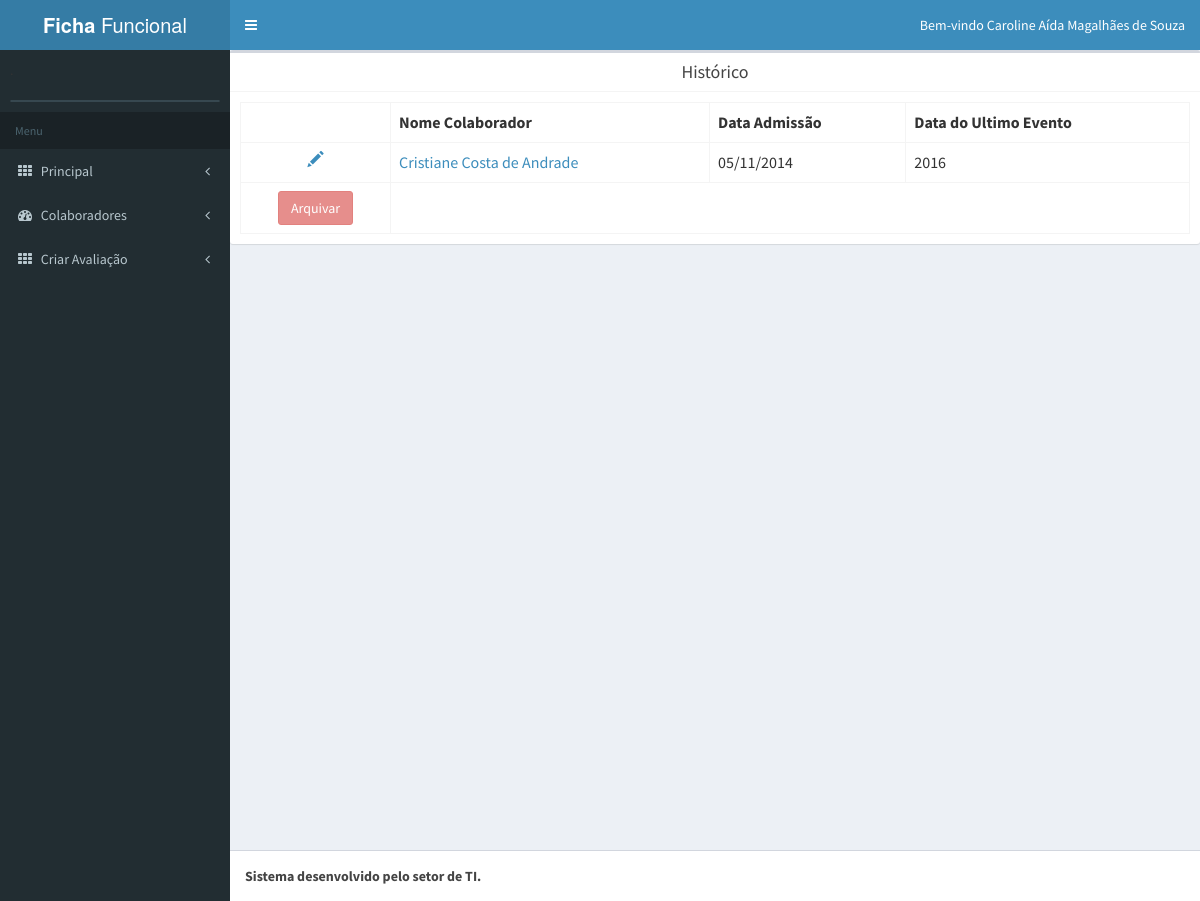
Screenshot of /ficha/hist_colaborador.php?id=110 (signed in) with the database file from the repository.
### tables this page shows
CREATE TABLE IF NOT EXISTS `tbl_ficha` (
  `id_Ficha` int(11) NOT NULL AUTO_INCREMENT,
  `Periodo` int(11) NOT NULL,
  `tbl_Colaborador_idColaborador` int(11) NOT NULL,
  `tbl_Usuario_id_Usuario` int(11) NOT NULL,
  `status` char(2) DEFAULT NULL,
  PRIMARY KEY (`id_Ficha`),
  KEY `fk_tbl_Ficha_tbl_Colaborador1_idx` (`tbl_Colaborador_idColaborador`),
  KEY `fk_tbl_Ficha_tbl_Usuario1_idx` (`tbl_Usuario_id_Usuario`)
);

CREATE TABLE IF NOT EXISTS `tbl_colaborador` (
  `idColaborador` int(11) NOT NULL AUTO_INCREMENT,
  `Nome` varchar(140) NOT NULL,
  `Data_Admissao` date NOT NULL,
  `Data_Demissao` date DEFAULT NULL,
  `tbl_Usuario_id_Usuario` int(11) NOT NULL,
  `tbl_setor_idSetor` int(11) DEFAULT NULL,
  PRIMARY KEY (`idColaborador`)
);

### ficha/hist_colaborador.php (the view, shortened to what this page needs)
<?php session_start();
require_once("menu.php");
include("connect.php");
?>
<!DOCTYPE html>
<html>
  <head>
    <link rel="stylesheet" href="bootstrap/css/bootstrap.min.css">
    <link rel="stylesheet" href="https://maxcdn.bootstrapcdn.com/font-awesome/4.4.0/css/font-awesome.min.css">
    <link rel="stylesheet" href="https://code.ionicframework.com/ionicons/2.0.1/css/ionicons.min.css">
    <link rel="stylesheet" href="dist/css/AdminLTE.min.css">
    <link rel="stylesheet" href="dist/css/skins/_all-skins.min.css">
    <link rel="stylesheet" href="plugins/iCheck/flat/blue.css">
    <link rel="stylesheet" href="plugins/morris/morris.css">
    <link rel="stylesheet" href="plugins/jvectormap/jquery-jvectormap-1.2.2.css">
    <link rel="stylesheet" href="plugins/datepicker/datepicker3.css">
    <link rel="stylesheet" href="plugins/daterangepicker/daterangepicker-bs3.css">
    <link rel="stylesheet" href="plugins/bootstrap-wysihtml5/bootstrap3-wysihtml5.min.css">
  </head>
  <body class="hold-transition skin-blue sidebar-mini">
    <div class="wrapper">
      <div class="content-wrapper">
                     <div class="box">
                <div class="box-header with-border">
                    <center><h3 class="box-title">Hist&oacute;rico</h3></center>
                </div>
                <div class="box-body">
                  <table class="table table-bordered">
                      <th></th>
                      <th>Nome Colaborador</th>
                      <th>Data Admiss&atilde;o</th>
                      <th>Data do Ultimo Evento</th>
                      <?php
                      $sql = "SELECT * FROM tbl_colaborador WHERE idColaborador =".$_GET['id'];
                      $result = mysqli_query($conn, $sql);
                      while($row = mysqli_fetch_assoc($result)) {
                            $sqli = "SELECT * FROM tbl_Ficha WHERE tbl_Colaborador_idColaborador = ".$_GET['id'];
                           $resulti = mysqli_query($conn, $sqli);
                          $data = explode("-",$row['Data_Admissao']);
                               while($rowa = mysqli_fetch_assoc($resulti)){
                      echo "<tr><td><center><a href='edit_ficha.php?id=".$rowa['id_Ficha']."' class='glyphicon glyphicon-pencil'></a></center></td><td><a href='visualiza_ficha.php?id=".$rowa['id_Ficha']."'>".$row['Nome']."</td><td>".$data[2]."/".$data[1]."/".$data[0]."</a></td><td>".$rowa['Periodo']."</td></tr>";
                               }
                          }
                     echo "<tr><td>";
                      $hi = "none";
                    if($_SESSION['Tipo'] != 'A')
{
    $hi = "disabled";
    $title = "Você não tem permissao para esta ação!";
}
                      echo "<center><input type='button' value='Arquivar' onclick='desligado();'   class='btn btn-danger ".$hi."' title='".$title."'/></center></td></tr>";
                      ?>
                  </table>
                </div>
              </div>
      </div>
      <footer class="main-footer">
        <strong>Sistema desenvolvido pelo setor de TI.</strong>
      </footer>
    </div>
  </body>
</html>

### rows the page displays
tbl_ficha: tbl_Colaborador_idColaborador.Nome "Cristiane Costa de Andrade", tbl_Colaborador_idColaborador.Data_Admissao "05", tbl_Colaborador_idColaborador.Data_Admissao "11", tbl_Colaborador_idColaborador.Data_Admissao "2014", Periodo "2016"

### other values shown
$_SESSION['Nome'] "Caroline Aída Magalhães de Souza"
